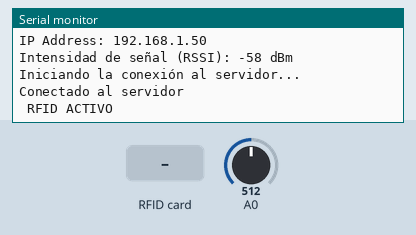
This sketch was run on a simulated Arduino MKR. Shown: the last lines printed to the serial monitor. The test bench sets the inputs (shaded band); at power-on: A0 = 512. WiFi joins after 1.5 s; servers stay silent unless stated; uploads are accepted with an empty reply.

Above: at 14.9 s.
15.0 s: RFID card EC 8F 44 4A held to the reader
At 15.8 s:
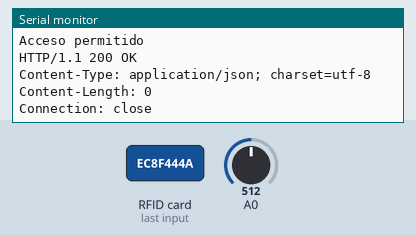
16.5 s: RFID card B3 A2 90 06 held to the reader
At 17.1 s:
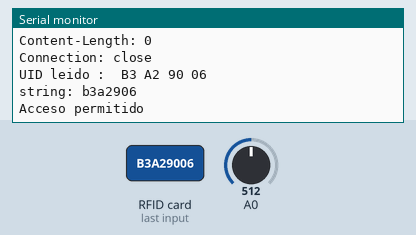
18.0 s: RFID card 5E 7A 19 C4 held to the reader
At 19.0 s:
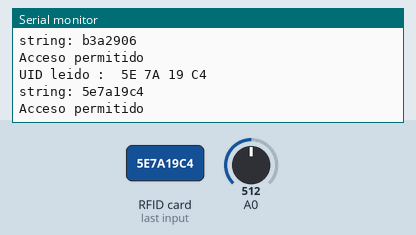

The sketch:

pr200-rfid-fotoresis.ino
```cpp
// pines conexion Arduino 1 para RFID libreria  MFRC522
// RST 9 MISO 12  MOSI 11 SCK 13  SDA 10
// pines conexion MK para RFID
// SDA 11 SCK 9 MOSI 8 MISO 10 GND GND RST 12 3.3v VCC
#include <SPI.h>
// libreria RFID comunicacion
#include <MFRC522.h>

//  *** WEB CLIENT  ***
#include <WiFiNINA.h> // libreria wifi
#include "arduino_secrets.h"
char ssid[] = SECRET_SSID;  // SSID nombre
char pass[] = SECRET_PASS;  // contraseña red
int status = WL_IDLE_STATUS;
//IPAddress server(52,72,30,250);       // no DNS
char server[] = "pr200.newflow.tech";   // using DNS
String postData;
String postVariable = "iluminacion=";
//WiFiClient client;       // Inicializar biblioteca del cliente puerto 80 default
WiFiSSLClient client;    // Inicializar biblioteca del cliente puerto 443 default

//#define RST_PIN  9     // Pin de reset  Arduino 1
//#define SS_PIN  10     // Pin de slave select  Arduino 1
#define RST_PIN  12      // Pin de reset  (RST)
#define SS_PIN  11       // Pin de slave select  (SDA)
int ingresarEnBd = 0;
unsigned long tiempoActual = 0;

MFRC522 mfrc522( SS_PIN, RST_PIN ); // Objeto mfrc522 enviando pins slave select y reset
byte LecturaUID[4];
byte llave[2][4]= {{0xEC, 0x8F, 0x44, 0x4A},{0xB3, 0xA2, 0x90, 0x06}} ;
int cont = 0;

void setup(){
  Serial.begin(9600);   //comienza comunicación serie

  // *** WEB CLIENT ***

  if ( WiFi.status() == WL_NO_MODULE ) {
    Serial.println(" ¡La comunicación con el módulo WiFi falló! ");
    while (true);
  }
  String fv = WiFi.firmwareVersion();
  if ( fv < WIFI_FIRMWARE_LATEST_VERSION ) {
    Serial.println(" Actualiza el firmware ");
  }
  while ( status != WL_CONNECTED ) {
    Serial.print(" Intentando conectarse a SSID: ");
    Serial.println(ssid);
    // Conéctar a la red WPA / WPA2. Cambiar línea si usa red abierta o WEP:
    status = WiFi.begin(ssid, pass);
    delay(12000);
  }
  Serial.println("Conectado a WiFi ");
  printWifiStatus();
  Serial.println("\nIniciando la conexión al servidor...");
 if ( client.connect(server, 443) ) {   // 80 o 443
  Serial.println("Conectado al servidor "); // si obtiene una conexión, informa
 }

  // *** SENSOR RFID ***

  SPI.begin(); // inicializa bus SPI
  mfrc522.PCD_Init();   // inicializa MFRC522 (RFID)
  Serial.println(" RFID ACTIVO ");

}
void loop(){

  if( ingresarEnBd == 1 ){
    client.println("POST /api/apiReceive.php HTTP/1.1");
    client.println("Host: pr200.newflow.tech");
    client.println("Content-Type: application/x-www-form-urlencoded");
    client.print("Content-Length: ");
    client.println(postData.length());
    client.println();
    client.println(postData);
    ingresarEnBd = 0;
  }

  while ( client.available() ) {   // info de servidor, leer e imprimir
    char c = client.read();
    Serial.write(c);
  }

  if( millis() > tiempoActual + 25000 ){ // cada minuto lectura de luminosidad
    tiempoActual = millis();
    Serial.println( analogRead(A0) );
    postVariable = "iluminacion=";
    float magnitudValor = map( analogRead(A0),0,1023,100.00,0.00 );
    postData = postVariable + magnitudValor;
    ingresarEnBd = 1;
  }

  if ( ! mfrc522.PICC_IsNewCardPresent() )   // si no hay una tarjeta presente, resetea el bucle
    return;
  if ( ! mfrc522.PICC_ReadCardSerial() )      // si no puede obtener datos de tarjeta
    return;

  Serial.print("UID leido : ");  // lectura de los 4 bytes de la llave

  String numHex = "";
  for (byte i = 0; i < 4; i++) {
    if ( mfrc522.uid.uidByte[i] < 0x10 ){
      Serial.print(" 0");
    }
    else{
      Serial.print(" ");
    }
    Serial.print( mfrc522.uid.uidByte[i], HEX ); // imprime el byte hexadecimal
    numHex += String( mfrc522.uid.uidByte[i], HEX );
    LecturaUID[i] = mfrc522.uid.uidByte[i];       //guarda byte UID leido
  }
  Serial.println();
  Serial.print("string: ");
  Serial.println( numHex );

  if( verificaUID( LecturaUID, llave ) ){    // Verificación de UID
    Serial.println("Acceso permitido");
    postVariable = "entradas=";
    postData = postVariable + numHex;
    ingresarEnBd = 1;
  }
  else {
    Serial.println("Acceso NO permitido");
  }
  mfrc522.PICC_HaltA();  // corta comunicación con la tarjeta RFID
}
boolean verificaUID( byte lectura[] ,byte llave[2][4] ) {
  // si byte de UID  es distinto al de la llave, no abre cerradura: return false
  for ( byte j=0;  j< 2; j++ ){
    cont = 0;
    for ( byte i=0; i < 4; i++ ){
        if( lectura[i] != llave[j][i] ){
          cont++;
          if(cont == 4){
              return (true);
          }
        }
      }
    }
    return (false);
  }
void printWifiStatus() {
  // imprime el SSID de la red a la que estás conectado:
  Serial.print("SSID: ");
  Serial.println( WiFi.SSID() );

  // imprime la dirección IP de tu placa:
  IPAddress ip = WiFi.localIP();
  Serial.print("IP Address: ");
  Serial.println(ip);

  // imprime la Intensidad de señal recibida:
  long rssi = WiFi.RSSI();
  Serial.print("Intensidad de señal (RSSI): ");
  Serial.print(rssi);
  Serial.println(" dBm");
}
```

arduino_secrets.h
```cpp
#define SECRET_SSID "86utGnY5uRT8dw"
#define SECRET_PASS "SmPsSdWf323"
```

Measured:
- after the input at 15.0 s, the serial monitor: prints a new line at once (image 1)
- after the input at 16.5 s, the serial monitor: prints a new line at once (image 2)
- after the input at 18.0 s, the serial monitor: prints a new line at once (image 3)
